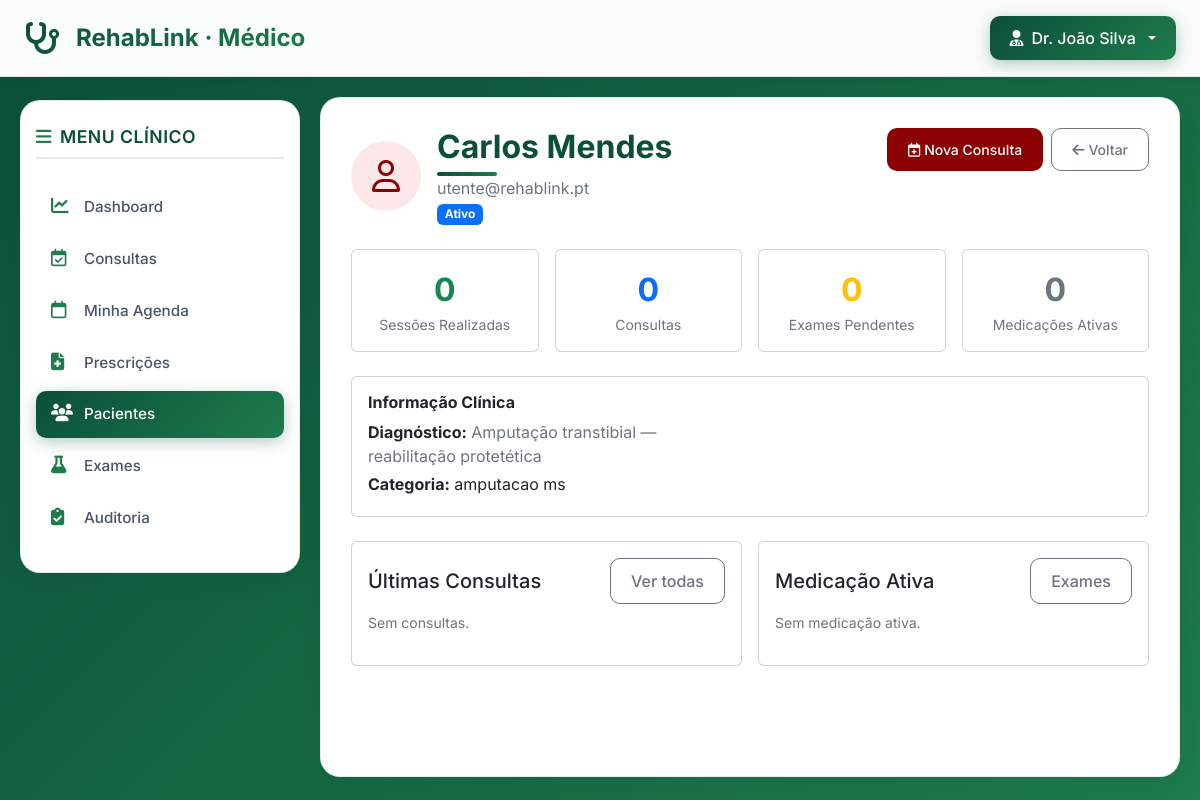
Screenshot of /private/medico/pacientes/perfil_paciente.php?id=1 (signed in) with the database file from the repository.
### tables this page shows
CREATE TABLE IF NOT EXISTS utentes (
    id                      INT UNSIGNED AUTO_INCREMENT PRIMARY KEY,
    utilizador_id           INT UNSIGNED        NOT NULL UNIQUE,
    data_nascimento         DATE                NULL,
    sexo                    ENUM('M','F','O')   NULL,
    nif                     VARCHAR(9)          NULL,
    morada                  VARCHAR(255)        NULL,
    codigo_postal           VARCHAR(8)          NULL,
    localidade              VARCHAR(100)        NULL,
    medico_id               INT UNSIGNED        NULL,
    tecnico_id              INT UNSIGNED        NULL,
    diagnostico             TEXT                NULL,
    observacoes             TEXT                NULL,
    cobertura_saude         ENUM('SNS','Particular','Seguro')
                            NOT NULL DEFAULT 'SNS'
                            COMMENT 'Gerida pelo admin na admissão — nunca pelo médico',
    fase_tratamento         ENUM('avaliacao','ativo','manutencao','alta')
                            NOT NULL DEFAULT 'avaliacao',
    categoria_clinica       ENUM('avc','amputacao_ms','amputacao_mi',
                                 'lesao_medular','lesao_nervosa_periferica',
                                 'paralisia_cerebral','outro') NULL,
    membro_afetado          ENUM('mao_esquerda','mao_direita','ambas',
                                 'perna_esquerda','perna_direita','outro') NULL,
    data_inicio_tratamento  DATE NULL,
    data_alta               DATE NULL COMMENT 'Preenchida quando médico regista alta',
    FOREIGN KEY (utilizador_id) REFERENCES utilizadores(id) ON DELETE CASCADE,
    FOREIGN KEY (medico_id)     REFERENCES profissionais(id) ON DELETE SET NULL,
    FOREIGN KEY (tecnico_id)    REFERENCES profissionais(id) ON DELETE SET NULL
);

CREATE TABLE IF NOT EXISTS utilizadores (
    id            INT UNSIGNED AUTO_INCREMENT PRIMARY KEY,
    nome          VARCHAR(150)        NOT NULL,
    email         VARCHAR(255)        NOT NULL UNIQUE,
    password_hash VARCHAR(255)        NOT NULL,
    perfil        ENUM('admin','medico','tecnico','utente') NOT NULL,
    ativo         BOOLEAN             NOT NULL DEFAULT TRUE,
    criado_em     DATETIME            NOT NULL DEFAULT CURRENT_TIMESTAMP,
    ultimo_login  DATETIME            NULL,
    INDEX idx_email  (email),
    INDEX idx_perfil (perfil)
);

### config/app.php (called while the page is built, shortened)
<?php
function h(string $valor): string {
    return htmlspecialchars($valor, ENT_QUOTES | ENT_SUBSTITUTE, 'UTF-8');
}

### private/medico/pacientes/perfil_paciente.php (the view, shortened to what this page needs)
<?php
require_once __DIR__ . '/../../../config/app.php';
require_once __DIR__ . '/../../../includes/header_medico.php';
require_once __DIR__ . '/../../../includes/sidebar_medico.php';
$db  = getDB();
$uid = (int)$_SESSION['utilizador_id'];
$stmt = $db->prepare('SELECT id FROM profissionais WHERE utilizador_id=?');
$stmt->execute([$uid]); $pid = (int)($stmt->fetchColumn() ?: 0);
$id = (int)($_GET['id'] ?? 0);
$stmt = $db->prepare("
    SELECT ut.*, u.nome, u.email
    FROM utentes ut
    JOIN utilizadores u ON u.id = ut.utilizador_id
    WHERE ut.id = ? AND ut.medico_id = ?
");
$stmt->execute([$id, $pid]); $pac = $stmt->fetch();
$n_sessoes   = (int)$db->query("SELECT COUNT(*) FROM sessoes WHERE utente_id=$id AND estado='concluida'")->fetchColumn();
$n_consultas = (int)$db->query("SELECT COUNT(*) FROM consultas WHERE utente_id=$id AND medico_id=$pid")->fetchColumn();
$n_exames    = (int)$db->query("SELECT COUNT(*) FROM pedidos_exame WHERE utente_id=$id AND estado='pendente'")->fetchColumn();
$consultas = $db->prepare("
    SELECT c.data_hora, c.tipo, c.modalidade, c.estado, c.motivo
    FROM consultas c
    WHERE c.utente_id = ? AND c.medico_id = ?
    ORDER BY c.data_hora DESC
    LIMIT 5
");
$consultas->execute([$id, $pid]); $consultas = $consultas->fetchAll();
$medicacao = $db->query("
    SELECT medicamento, dosagem, posologia, data_inicio, data_fim
    FROM prescricoes_medicacao
    WHERE utente_id = $id AND ativa = 1
    ORDER BY data_inicio DESC
    LIMIT 5
")->fetchAll();
$fase_labels = ['avaliacao' => 'Avaliação', 'ativo' => 'Ativo', 'manutencao' => 'Manutenção', 'alta' => 'Alta'];
$fase_cores  = ['avaliacao' => 'secondary', 'ativo' => 'primary', 'manutencao' => 'info', 'alta' => 'success'];
?>
        <main class="content">
            <div class="d-flex justify-content-between align-items-start mb-4">
                <div class="d-flex align-items-center gap-3">
                    <div style="width:70px;height:70px;border-radius:50%;background:#fce8e8;display:flex;align-items:center;justify-content:center;font-size:2rem;">
                        <i class="fa-regular fa-user" style="color:#8B0000;"></i>
                    </div>
                    <div>
                        <h1 class="mb-0"><?= h($pac['nome']) ?></h1>
                        <p class="text-muted mb-0"><?= h($pac['email']) ?></p>
                        <?php $f = $pac['fase_tratamento'] ?? 'avaliacao'; ?>
                        <span class="badge bg-<?= $fase_cores[$f] ?? 'secondary' ?>"><?= $fase_labels[$f] ?? $f ?></span>
                    </div>
                </div>
                <div class="d-flex gap-2">
                    <a href="nova_consulta.php?utente_id=<?= $id ?>" class="btn btn-sm" style="background:#8B0000;color:#fff;">
                        <i class="fa-regular fa-calendar-plus me-1"></i>Nova Consulta
                    </a>
                    <a href="gestaoUtente.php" class="btn btn-sm btn-outline-secondary">
                        <i class="fa-solid fa-arrow-left me-1"></i>Voltar
                    </a>
                </div>
            </div>
            <div class="row g-3 mb-4">
                <div class="col-md-3">
                    <div class="card text-center p-3">
                        <div class="fs-2 fw-bold text-success"><?= $n_sessoes ?></div>
                        <div class="text-muted small">Sessões Realizadas</div>
                    </div>
                </div>
                <div class="col-md-3">
                    <div class="card text-center p-3">
                        <div class="fs-2 fw-bold text-primary"><?= $n_consultas ?></div>
                        <div class="text-muted small">Consultas</div>
                    </div>
                </div>
                <div class="col-md-3">
                    <div class="card text-center p-3 <?= $n_exames > 0 ? 'border-warning' : '' ?>">
                        <div class="fs-2 fw-bold text-warning"><?= $n_exames ?></div>
                        <div class="text-muted small">Exames Pendentes</div>
                    </div>
                </div>
                <div class="col-md-3">
                    <div class="card text-center p-3">
                        <div class="fs-2 fw-bold text-secondary"><?= count($medicacao) ?></div>
                        <div class="text-muted small">Medicações Ativas</div>
                    </div>
                </div>
            </div>
            <div class="card p-3 mb-4">
                <h6 class="fw-bold mb-2">Informação Clínica</h6>
                <div class="row">
                    <div class="col-md-6">
                        <p class="mb-1"><strong>Diagnóstico:</strong> <span class="text-muted"><?= h($pac['diagnostico'] ?? '—') ?></span></p>
                        <?php if ($pac['categoria_clinica']): ?>
                            <p class="mb-1"><strong>Categoria:</strong> <?= h(str_replace('_', ' ', $pac['categoria_clinica'])) ?></p>
                        <?php endif; ?>
                    </div>
                    <div class="col-md-6">
                    </div>
                </div>
            </div>
            <div class="row g-3">
                <div class="col-md-6">
                    <div class="card p-3 h-100">
                        <div class="d-flex justify-content-between align-items-center mb-2">
                            <h5 class="mb-0">Últimas Consultas</h5>
                            <a href="../consultas/consulta.php" class="btn btn-xs btn-outline-secondary">Ver todas</a>
                        </div>
                        <?php if (empty($consultas)): ?>
                            <p class="text-muted small">Sem consultas.</p>
                        <?php endif; ?>
                    </div>
                </div>
                <div class="col-md-6">
                    <div class="card p-3 h-100">
                        <div class="d-flex justify-content-between align-items-center mb-2">
                            <h5 class="mb-0">Medicação Ativa</h5>
                            <a href="../consultas/lista_pedidos_exame.php?utente=<?= $id ?>" class="btn btn-xs btn-outline-secondary">Exames</a>
                        </div>
                        <?php if (empty($medicacao)): ?>
                            <p class="text-muted small">Sem medicação ativa.</p>
                        <?php endif; ?>
                    </div>
                </div>
            </div>
        </main>
<?php require_once __DIR__ . '/../../../includes/footer.php'; ?>

### public/assets/css/medico.css (style rules this page uses)
* { margin: 0; padding: 0; box-sizing: border-box; font-family: 'Inter', sans-serif; }
body { background: linear-gradient(135deg, #0b4f3a 0%, #1e7b4b 100%); min-height: 100vh; }
.content { flex: 1; background: white; border-radius: 20px; padding: 30px; box-shadow: 0 8px 25px rgba(0, 0, 0, 0.05); border: 1px solid rgba(11, 79, 58, 0.1); animation: fadeIn 0.6s ease-out; }
h1 { color: #0b4f3a; font-size: 2rem; font-weight: 700; margin-bottom: 20px; position: relative; padding-bottom: 10px; }
h1:after { content: ''; position: absolute; bottom: 0; left: 0; width: 60px; height: 4px; background: linear-gradient(135deg, #0b4f3a 0%, #1e7b4b 100%); border-radius: 2px; }
.btn { border-radius: 10px; padding: 10px 20px; font-weight: 500; transition: all 0.3s ease; }

### rows the page displays
utentes: utilizador.nome "Carlos Mendes", utilizador.email "utente@rehablink.pt", fase_tratamento "Ativo", diagnostico "Amputação transtibial — reabilitação protetética", categoria_clinica "amputacao ms"

### other values shown
$nome_medico "Dr. João Silva"
$n_sessoes "0"
$n_consultas "0"
$n_exames "0"
count($medicacao) "0"
